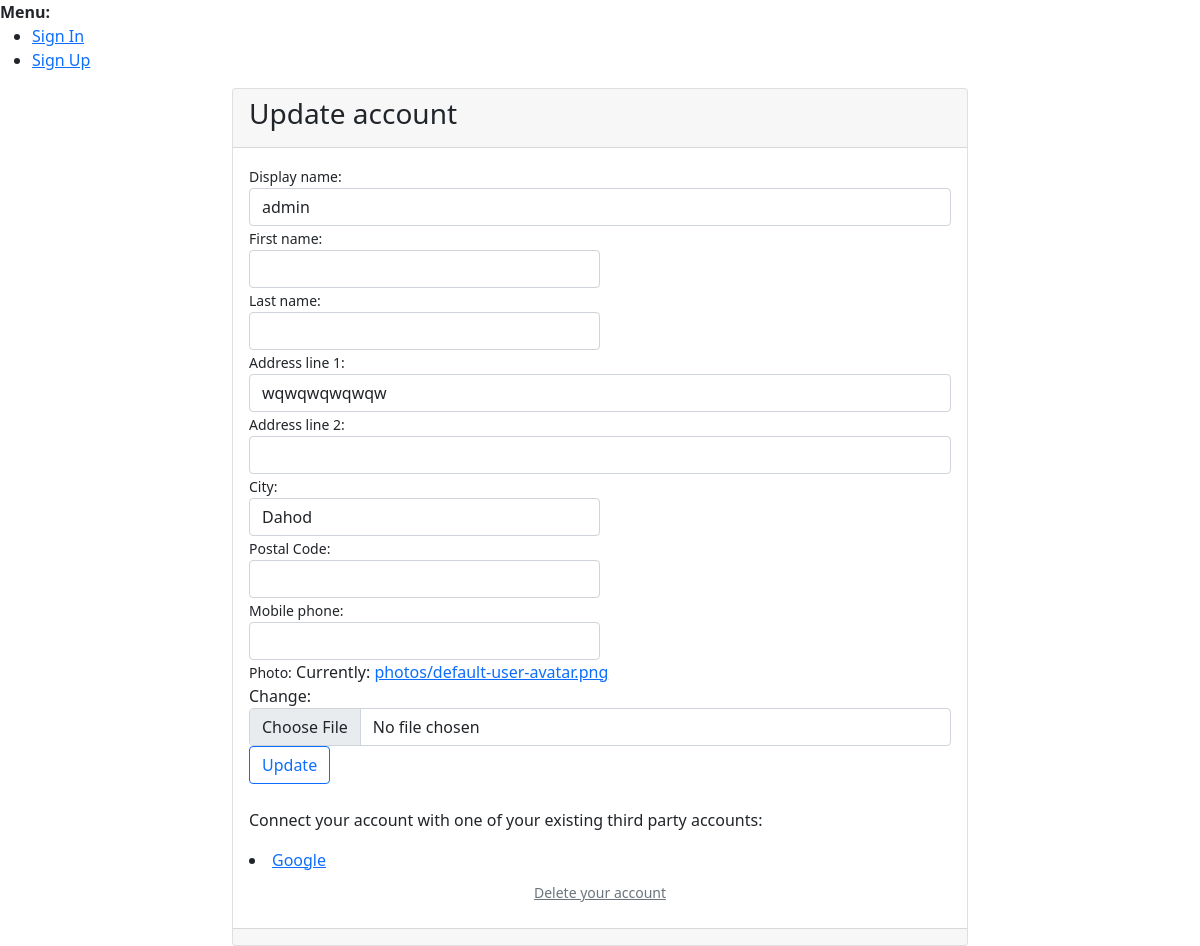
/Hospital/1/update/, run on the app's committed database.
### hospital/models.py (models this page shows, shortened)
class CustomUser(AbstractUser):
    display_name = models.CharField(verbose_name=_("Display name"), max_length=30, help_text=_("Will be shown e.g. when commenting"))
    address1 = models.CharField(verbose_name=_("Address line 1"), max_length=1024, blank=True, null=True)
    address2 = models.CharField(verbose_name=_("Address line 2"), max_length=1024, blank=True, null=True)
    zip_code = models.CharField(verbose_name=_("Postal Code"), max_length=12, blank=True, null=True)
    city = models.CharField(verbose_name=_("City"), max_length=1024, blank=True, null=True)
    phone_regex = RegexValidator(regex=r"^\+(?:[0-9]●?){6,14}[0-9]$", message=_("Enter a valid international mobile phone number starting with +(country code)"))
    mobile_phone = models.CharField(validators=[phone_regex], verbose_name=_("Mobile phone"), max_length=17, blank=True, null=True)
    photo = models.ImageField(verbose_name=_("Photo"), upload_to='photos/', default='photos/ereader.png')
    class Meta:
        ordering = ['username']

### hospital/views.py (the view)
# urls.py: path('<int:pk>/update/', CustomUserUpdateView.as_view(template_name='account/update.html'), name='account_update'),
class CustomUserUpdateView(UpdateView):
    model = CustomUser
    form_class = CustomUserUpdateForm

### hospital/forms.py
class CustomUserUpdateForm(ModelForm):
    class Meta:
        model = CustomUser
        fields = ['first_name', 'last_name', 'display_name', 'address1', 'address2', 'zip_code', 'city', 'mobile_phone', 'photo',]

### hospital/templates/allauth/account/update.html (shortened to what this page needs)
{% extends 'account/base_card.html' %} {% load i18n %}
{% load i18n socialaccount %}
{% block title %} {% trans "Delete account" %}{% endblock %} {% block card-header %}
<h3> {% trans "Update account" %}</h3>
{% endblock %} {% block card-body %}
{% get_providers as socialaccount_providers %}
<form method="post" action="{% url 'account_update' request.user.pk %}" enctype="multipart/form-data" class="needs-validation" novalidate>
    <div class="form-group">
        {% with field=form.display_name %}{% include "account/form_field.html" %}{% endwith %}
    </div>
    <div class="form-row">
        <div class="form-group col-md-6">
            {% with field=form.first_name %}{% include "account/form_field.html" %}{% endwith %}
        </div>
        <div class="form-group col-md-6">
            {% with field=form.last_name %}{% include "account/form_field.html" %}{% endwith %}
        </div>
    </div>
    <div class="form-group">
        {% with field=form.address1 %}{% include "account/form_field.html" %}{% endwith %}
    </div>
    <div class="form-group">
        {% with field=form.address2 %}{% include "account/form_field.html" %}{% endwith %}
    </div>
    <div class="form-row">
        <div class="form-group col-md-6">
            {% with field=form.city %}{% include "account/form_field.html" %}{% endwith %}
        </div>
        <div class="form-group col-md-6">
            {% with field=form.zip_code %}{% include "account/form_field.html" %}{% endwith %}
        </div>
    </div>
    <div class="form-row">
        <div class="form-group col-md-6">
            {% with field=form.mobile_phone %}{% include "account/form_field.html" %}{% endwith %}
        </div>
    </div>
    <div class="form-group">
        {% with field=form.photo %}{% include "account/form_field.html" %}{% endwith %}
    </div>
    <button type="submit" class="btn btn-outline-primary">{% trans "Update" %}</button>
</form>
<br>
<div>
    <p>{% blocktrans with site.name as site_name %}Connect your account with one of your existing third party accounts:{% endblocktrans %}</p>
    {% include "socialaccount/provider_list.html" with process="connect" %}
</div>
<div class="text-center py-2">
    <small>
        <a href="{% url 'account_delete' request.user.pk %}" class="text-muted">{% trans "Delete your account" %}</a>
    </small>
</div>
{% endblock %}

### hospital/templates/allauth/account/form_field.html
{% load widget_tweaks %}
<small>{{ field.label_tag }}</small> {% if form.is_bound %} {% if field.errors or form.non_field_errors %} {% render_field field class="form-control is-invalid" %}
<div class="invalid-feedback">
    {{ form.non_field_errors }} {{ field.errors }}
</div>
{% else %} {% render_field field class="form-control is-valid" %} {% endif %} {% else %} {% with "form-control input-field-"|add:field.name as field_class %}{% render_field field class=field_class %}{% endwith %} {% endif %}

### hospital/templates/allauth/socialaccount/provider_list.html (shortened to what this page needs)
{% load socialaccount %}
{% load static %}
{% get_providers as socialaccount_providers %}
{% for provider in socialaccount_providers %}
<li>
  <a title="{{provider.name}}" class="socialaccount_provider {{provider.id}}"
     href="{% provider_login_url provider.id process=process scope=scope auth_params=auth_params %}">{{provider.name}}</a>
</li>
{% endfor %}

### data on the page
CustomUser: display_name "admin", address1 "wqwqwqwqwqw", city "Dahod"

### other printed values
{{ field.label_tag }} "Display name: First name: Last name: Address line 1: Address line 2: City: Postal Code: Mobile phone: Photo:"
{{ provider.name }} "Google"
